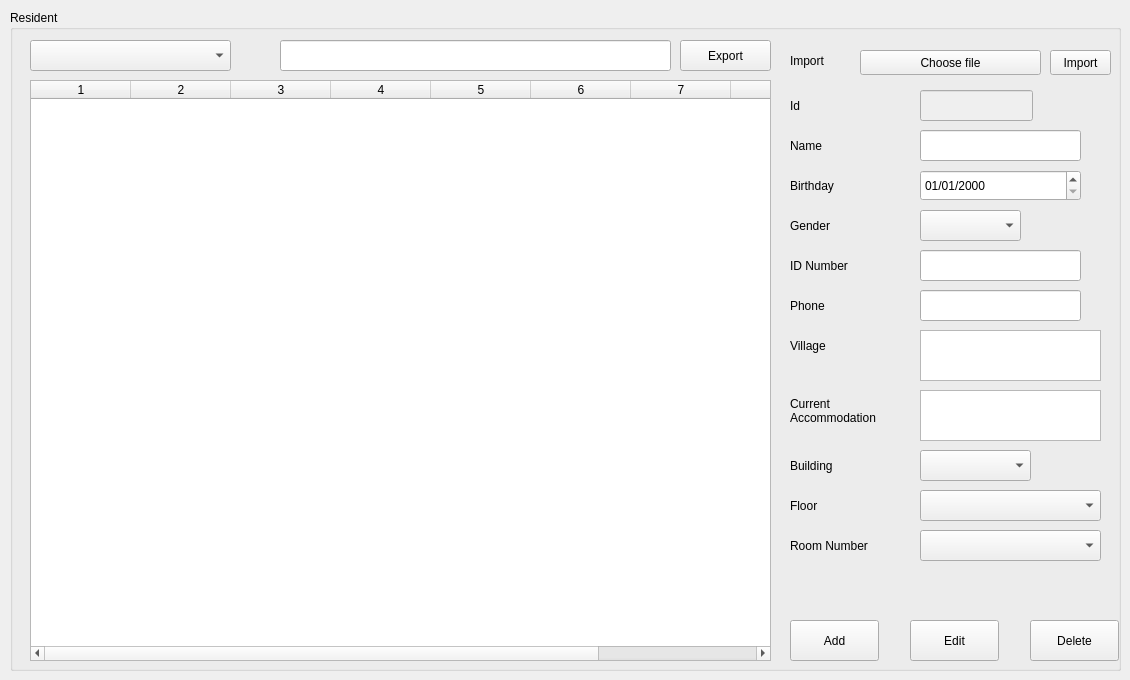
         <widget class="QWidget" name="tab_49">
          <attribute name="title">
           <string>Tab 2</string>
          </attribute>
          <widget class="QGroupBox" name="groupBox_resident">
           <property name="geometry">
            <rect>
             <x>10</x>
             <y>10</y>
             <width>1111</width>
             <height>661</height>
            </rect>
           </property>
           <property name="title">
            <string>Resident</string>
           </property>
           <widget class="QComboBox" name="comboBox_fields_search_resident">
            <property name="geometry">
             <rect>
              <x>20</x>
              <y>30</y>
              <width>201</width>
              <height>31</height>
             </rect>
            </property>
           </widget>
           <widget class="QLineEdit" name="lineEdit_search_resident">
            <property name="geometry">
             <rect>
              <x>270</x>
              <y>30</y>
              <width>391</width>
              <height>31</height>
             </rect>
            </property>
           </widget>
           <widget class="QTableWidget" name="tableWidget_resident">
            <property name="geometry">
             <rect>
              <x>20</x>
              <y>70</y>
              <width>741</width>
              <height>581</height>
             </rect>
            </property>
            <property name="editTriggers">
             <set>QAbstractItemView::AnyKeyPressed|QAbstractItemView::EditKeyPressed</set>
            </property>
            <property name="columnCount">
             <number>9</number>
            </property>
            <column/>
            <column/>
            <column/>
            <column/>
            <column/>
            <column/>
            <column/>
            <column/>
            <column/>
           </widget>
           <widget class="QLabel" name="label_223">
            <property name="geometry">
             <rect>
              <x>780</x>
              <y>40</y>
              <width>67</width>
              <height>21</height>
             </rect>
            </property>
            <property name="text">
             <string>Import</string>
            </property>
           </widget>
           <widget class="QPushButton" name="pushButton_select_resident">
            <property name="geometry">
             <rect>
              <x>850</x>
              <y>40</y>
              <width>181</width>
              <height>25</height>
             </rect>
            </property>
            <property name="text">
             <string>Choose file</string>
            </property>
           </widget>
           <widget class="QPushButton" name="pushButton_import_resident">
            <property name="geometry">
             <rect>
              <x>1040</x>
              <y>40</y>
              <width>61</width>
              <height>25</height>
             </rect>
            </property>
            <property name="text">
             <string>Import</string>
            </property>
           </widget>
           <widget class="QLineEdit" name="lineEdit_resident_id">
            <property name="enabled">
             <bool>false</bool>
            </property>
            <property name="geometry">
             <rect>
              <x>910</x>
              <y>80</y>
              <width>113</width>
              <height>31</height>
             </rect>
            </property>
           </widget>
           <widget class="QLabel" name="label_224">
            <property name="geometry">
             <rect>
              <x>780</x>
              <y>80</y>
              <width>67</width>
              <height>31</height>
             </rect>
            </property>
            <property name="text">
             <string>Id</string>
            </property>
           </widget>
           <widget class="QLabel" name="label_225">
            <property name="geometry">
             <rect>
              <x>780</x>
              <y>120</y>
              <width>67</width>
              <height>31</height>
             </rect>
            </property>
            <property name="text">
             <string>Name</string>
            </property>
           </widget>
           <widget class="QLineEdit" name="lineEdit_resident_name">
            <property name="geometry">
             <rect>
              <x>910</x>
              <y>120</y>
              <width>161</width>
              <height>31</height>
             </rect>
            </property>
           </widget>
           <widget class="QDateEdit" name="dateEdit_resident_birthday">
            <property name="geometry">
             <rect>
              <x>910</x>
              <y>160</y>
              <width>161</width>
              <height>31</height>
             </rect>
            </property>
            <property name="displayFormat">
             <string>dd/MM/yyyy</string>
            </property>
           </widget>
           <widget class="QLabel" name="label_226">
            <property name="geometry">
             <rect>
              <x>780</x>
              <y>160</y>
              <width>67</width>
              <height>31</height>
             </rect>
            </property>
            <property name="text">
             <string>Birthday</string>
            </property>
           </widget>
           <widget class="QComboBox" name="comboBox_resident_gender">
            <property name="geometry">
             <rect>
              <x>910</x>
              <y>200</y>
              <width>101</width>
              <height>31</height>
             </rect>
            </property>
           </widget>
           <widget class="QLabel" name="label_227">
            <property name="geometry">
             <rect>
              <x>780</x>
              <y>200</y>
              <width>67</width>
              <height>31</height>
             </rect>
            </property>
            <property name="text">
             <string>Gender</string>
            </property>
           </widget>
           <widget class="QLineEdit" name="lineEdit_resident_id_number">
            <property name="geometry">
             <rect>
              <x>910</x>
              <y>240</y>
              <width>161</width>
              <height>31</height>
             </rect>
            </property>
            <property name="text">
             <string/>
            </property>
           </widget>
           <widget class="QLabel" name="label_228">
            <property name="geometry">
             <rect>
              <x>780</x>
              <y>240</y>
              <width>91</width>
              <height>31</height>
             </rect>
            </property>
            <property name="text">
             <string>ID Number</string>
            </property>
           </widget>
           <widget class="QLabel" name="label_229">
            <property name="geometry">
             <rect>
              <x>780</x>
              <y>320</y>
              <width>91</width>
              <height>31</height>
             </rect>
            </property>
            <property name="text">
             <string>Village</string>
            </property>
           </widget>
           <widget class="QTextEdit" name="textEdit_resident_village">
            <property name="geometry">
             <rect>
              <x>910</x>
              <y>320</y>
              <width>181</width>
              <height>51</height>
             </rect>
            </property>
           </widget>
           <widget class="QTextEdit" name="textEdit_resident_current_accomodation">
            <property name="geometry">
             <rect>
              <x>910</x>
              <y>380</y>
              <width>181</width>
              <height>51</height>
             </rect>
            </property>
           </widget>
           <widget class="QLabel" name="label_230">
            <property name="geometry">
             <rect>
              <x>780</x>
              <y>380</y>
              <width>121</width>
              <height>41</height>
             </rect>
            </property>
            <property name="text">
             <string>Current Accommodation</string>
            </property>
            <property name="wordWrap">
             <bool>true</bool>
            </property>
           </widget>
           <widget class="QComboBox" name="comboBox_resident_room_number">
            <property name="geometry">
             <rect>
              <x>910</x>
              <y>520</y>
              <width>181</width>
              <height>31</height>
             </rect>
            </property>
           </widget>
           <widget class="QLabel" name="label_231">
            <property name="geometry">
             <rect>
              <x>780</x>
              <y>520</y>
              <width>111</width>
              <height>31</height>
             </rect>
            </property>
            <property name="text">
             <string>Room Number</string>
            </property>
           </widget>
           <widget class="QPushButton" name="pushButton_resident_add">
            <property name="geometry">
             <rect>
              <x>780</x>
              <y>610</y>
              <width>89</width>
              <height>41</height>
             </rect>
            </property>
            <property name="text">
             <string>Add</string>
            </property>
           </widget>
           <widget class="QPushButton" name="pushButton_resident_edit">
            <property name="geometry">
             <rect>
              <x>900</x>
              <y>610</y>
              <width>89</width>
              <height>41</height>
             </rect>
            </property>
            <property name="text">
             <string>Edit</string>
            </property>
           </widget>
           <widget class="QPushButton" name="pushButton_resident_delete">
            <property name="geometry">
             <rect>
              <x>1020</x>
              <y>610</y>
              <width>89</width>
              <height>41</height>
             </rect>
            </property>
            <property name="text">
             <string>Delete</string>
            </property>
           </widget>
           <widget class="QLabel" name="label_232">
            <property name="geometry">
             <rect>
              <x>780</x>
              <y>280</y>
              <width>91</width>
              <height>31</height>
             </rect>
            </property>
            <property name="text">
             <string>Phone</string>
            </property>
           </widget>
           <widget class="QLineEdit" name="lineEdit_resident_phone">
            <property name="geometry">
             <rect>
              <x>910</x>
              <y>280</y>
              <width>161</width>
              <height>31</height>
             </rect>
            </property>
            <property name="text">
             <string/>
            </property>
           </widget>
           <widget class="QPushButton" name="pushButton_export_resident">
            <property name="geometry">
             <rect>
              <x>670</x>
              <y>30</y>
              <width>91</width>
              <height>31</height>
             </rect>
            </property>
            <property name="text">
             <string>Export</string>
            </property>
           </widget>
           <widget class="QComboBox" name="comboBox_resident_building">
            <property name="geometry">
             <rect>
              <x>910</x>
              <y>440</y>
              <width>111</width>
              <height>31</height>
             </rect>
            </property>
           </widget>
           <widget class="QComboBox" name="comboBox_resident_floor">
            <property name="geometry">
             <rect>
              <x>910</x>
              <y>480</y>
              <width>181</width>
              <height>31</height>
             </rect>
            </property>
           </widget>
           <widget class="QLabel" name="label_233">
            <property name="geometry">
             <rect>
              <x>780</x>
              <y>440</y>
              <width>67</width>
              <height>31</height>
             </rect>
            </property>
            <property name="text">
             <string>Building</string>
            </property>
           </widget>
           <widget class="QLabel" name="label_234">
            <property name="geometry">
             <rect>
              <x>780</x>
              <y>480</y>
              <width>67</width>
              <height>31</height>
             </rect>
            </property>
            <property name="text">
             <string>Floor</string>
            </property>
           </widget>
          </widget>
         </widget>
